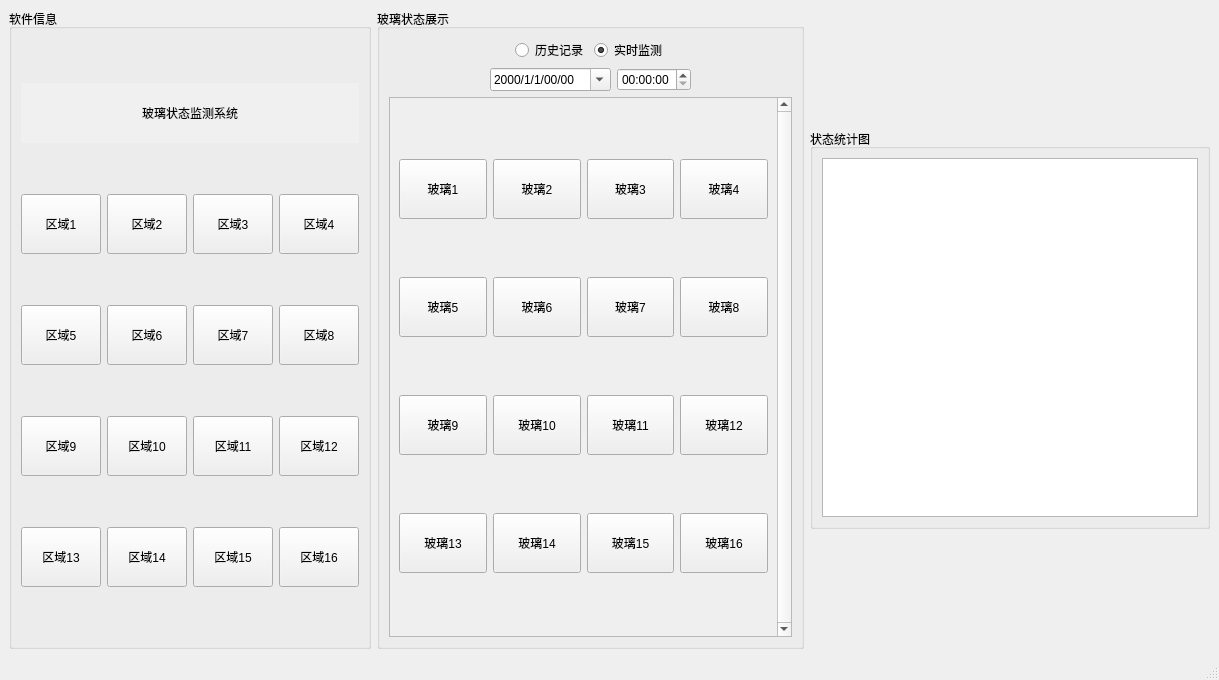
<?xml version="1.0" encoding="UTF-8"?>
<ui version="4.0">
 <class>MainWindow2</class>
 <widget class="QMainWindow" name="MainWindow2">
  <property name="geometry">
   <rect>
    <x>0</x>
    <y>0</y>
    <width>1219</width>
    <height>680</height>
   </rect>
  </property>
  <property name="minimumSize">
   <size>
    <width>1219</width>
    <height>680</height>
   </size>
  </property>
  <property name="windowTitle">
   <string>主界面</string>
  </property>
  <widget class="QWidget" name="centralwidget">
   <layout class="QHBoxLayout" name="horizontalLayout">
    <item>
     <layout class="QHBoxLayout" name="horizontalLayout_4">
      <item>
       <widget class="QGroupBox" name="groupBox_3">
        <property name="title">
         <string>软件信息</string>
        </property>
        <layout class="QVBoxLayout" name="verticalLayout_4">
         <item>
          <widget class="QPushButton" name="pushButton1_5">
           <property name="minimumSize">
            <size>
             <width>60</width>
             <height>60</height>
            </size>
           </property>
           <property name="styleSheet">
            <string notr="true">background-color: rgb(240,240,240);border:none;
font: 25pt &quot;Agency FB&quot;;</string>
           </property>
           <property name="text">
            <string>玻璃状态监测系统</string>
           </property>
           <property name="checkable">
            <bool>false</bool>
           </property>
           <property name="autoDefault">
            <bool>false</bool>
           </property>
          </widget>
         </item>
         <item>
          <layout class="QHBoxLayout" name="horizontalLayout_9">
           <item>
            <widget class="QPushButton" name="pushButton1_4">
             <property name="minimumSize">
              <size>
               <width>60</width>
               <height>60</height>
              </size>
             </property>
             <property name="text">
              <string>区域1</string>
             </property>
             <property name="autoDefault">
              <bool>false</bool>
             </property>
            </widget>
           </item>
           <item>
            <widget class="QPushButton" name="pushButton2_4">
             <property name="minimumSize">
              <size>
               <width>60</width>
               <height>60</height>
              </size>
             </property>
             <property name="text">
              <string>区域2</string>
             </property>
            </widget>
           </item>
           <item>
            <widget class="QPushButton" name="pushButton3_4">
             <property name="minimumSize">
              <size>
               <width>60</width>
               <height>60</height>
              </size>
             </property>
             <property name="text">
              <string>区域3</string>
             </property>
            </widget>
           </item>
           <item>
            <widget class="QPushButton" name="pushButton4_4">
             <property name="minimumSize">
              <size>
               <width>60</width>
               <height>60</height>
              </size>
             </property>
             <property name="text">
              <string>区域4</string>
             </property>
            </widget>
           </item>
          </layout>
         </item>
         <item>
          <layout class="QHBoxLayout" name="horizontalLayout_8">
           <item>
            <widget class="QPushButton" name="pushButton1_3">
             <property name="minimumSize">
              <size>
               <width>60</width>
               <height>60</height>
              </size>
             </property>
             <property name="text">
              <string>区域5</string>
             </property>
             <property name="autoDefault">
              <bool>false</bool>
             </property>
            </widget>
           </item>
           <item>
            <widget class="QPushButton" name="pushButton2_3">
             <property name="minimumSize">
              <size>
               <width>60</width>
               <height>60</height>
              </size>
             </property>
             <property name="text">
              <string>区域6</string>
             </property>
            </widget>
           </item>
           <item>
            <widget class="QPushButton" name="pushButton3_3">
             <property name="minimumSize">
              <size>
               <width>60</width>
               <height>60</height>
              </size>
             </property>
             <property name="text">
              <string>区域7</string>
             </property>
            </widget>
           </item>
           <item>
            <widget class="QPushButton" name="pushButton4_3">
             <property name="minimumSize">
              <size>
               <width>60</width>
               <height>60</height>
              </size>
             </property>
             <property name="text">
              <string>区域8</string>
             </property>
            </widget>
           </item>
          </layout>
         </item>
         <item>
          <layout class="QHBoxLayout" name="horizontalLayout_7">
           <item>
            <widget class="QPushButton" name="pushButton1_2">
             <property name="minimumSize">
              <size>
               <width>60</width>
               <height>60</height>
              </size>
             </property>
             <property name="text">
              <string>区域9</string>
             </property>
             <property name="autoDefault">
              <bool>false</bool>
             </property>
            </widget>
           </item>
           <item>
            <widget class="QPushButton" name="pushButton2_2">
             <property name="minimumSize">
              <size>
               <width>60</width>
               <height>60</height>
              </size>
             </property>
             <property name="text">
              <string>区域10</string>
             </property>
            </widget>
           </item>
           <item>
            <widget class="QPushButton" name="pushButton3_2">
             <property name="minimumSize">
              <size>
               <width>60</width>
               <height>60</height>
              </size>
             </property>
             <property name="text">
              <string>区域11</string>
             </property>
            </widget>
           </item>
           <item>
            <widget class="QPushButton" name="pushButton4_2">
             <property name="minimumSize">
              <size>
               <width>60</width>
               <height>60</height>
              </size>
             </property>
             <property name="text">
              <string>区域12</string>
             </property>
            </widget>
           </item>
          </layout>
         </item>
         <item>
          <layout class="QHBoxLayout" name="horizontalLayout_14">
           <item>
            <widget class="QPushButton" name="pushButton5_2">
             <property name="minimumSize">
              <size>
               <width>60</width>
               <height>60</height>
              </size>
             </property>
             <property name="text">
              <string>区域13</string>
             </property>
            </widget>
           </item>
           <item>
            <widget class="QPushButton" name="pushButton6_2">
             <property name="minimumSize">
              <size>
               <width>60</width>
               <height>60</height>
              </size>
             </property>
             <property name="text">
              <string>区域14</string>
             </property>
            </widget>
           </item>
           <item>
            <widget class="QPushButton" name="pushButton7_2">
             <property name="minimumSize">
              <size>
               <width>60</width>
               <height>60</height>
              </size>
             </property>
             <property name="text">
              <string>区域15</string>
             </property>
            </widget>
           </item>
           <item>
            <widget class="QPushButton" name="pushButton8_2">
             <property name="minimumSize">
              <size>
               <width>60</width>
               <height>60</height>
              </size>
             </property>
             <property name="text">
              <string>区域16</string>
             </property>
            </widget>
           </item>
          </layout>
         </item>
        </layout>
       </widget>
      </item>
      <item>
       <widget class="QGroupBox" name="groupBox">
        <property name="title">
         <string>玻璃状态展示</string>
        </property>
        <layout class="QVBoxLayout" name="verticalLayout_2">
         <item>
          <layout class="QHBoxLayout" name="horizontalLayout_3">
           <property name="leftMargin">
            <number>50</number>
           </property>
           <property name="rightMargin">
            <number>50</number>
           </property>
           <item>
            <spacer name="horizontalSpacer">
             <property name="orientation">
              <enum>Qt::Horizontal</enum>
             </property>
             <property name="sizeType">
              <enum>QSizePolicy::Expanding</enum>
             </property>
             <property name="sizeHint" stdset="0">
              <size>
               <width>40</width>
               <height>20</height>
              </size>
             </property>
            </spacer>
           </item>
           <item>
            <widget class="QRadioButton" name="radioButton_2">
             <property name="text">
              <string>历史记录</string>
             </property>
            </widget>
           </item>
           <item>
            <widget class="QRadioButton" name="radioButton">
             <property name="text">
              <string>实时监测</string>
             </property>
             <property name="checked">
              <bool>true</bool>
             </property>
             <property name="autoRepeat">
              <bool>false</bool>
             </property>
            </widget>
           </item>
           <item>
            <spacer name="horizontalSpacer_2">
             <property name="orientation">
              <enum>Qt::Horizontal</enum>
             </property>
             <property name="sizeHint" stdset="0">
              <size>
               <width>40</width>
               <height>20</height>
              </size>
             </property>
            </spacer>
           </item>
          </layout>
         </item>
         <item>
          <layout class="QHBoxLayout" name="horizontalLayout_2">
           <property name="leftMargin">
            <number>50</number>
           </property>
           <property name="rightMargin">
            <number>50</number>
           </property>
           <item>
            <spacer name="horizontalSpacer_3">
             <property name="orientation">
              <enum>Qt::Horizontal</enum>
             </property>
             <property name="sizeHint" stdset="0">
              <size>
               <width>40</width>
               <height>20</height>
              </size>
             </property>
            </spacer>
           </item>
           <item>
            <widget class="QDateEdit" name="dateEdit">
             <property name="displayFormat">
              <string>yyyy/M/d/HH/mm</string>
             </property>
             <property name="calendarPopup">
              <bool>true</bool>
             </property>
            </widget>
           </item>
           <item>
            <widget class="QTimeEdit" name="timeEdit">
             <property name="calendarPopup">
              <bool>false</bool>
             </property>
            </widget>
           </item>
           <item>
            <spacer name="horizontalSpacer_4">
             <property name="orientation">
              <enum>Qt::Horizontal</enum>
             </property>
             <property name="sizeHint" stdset="0">
              <size>
               <width>40</width>
               <height>20</height>
              </size>
             </property>
            </spacer>
           </item>
          </layout>
         </item>
         <item>
          <widget class="QScrollArea" name="scrollArea">
           <property name="minimumSize">
            <size>
             <width>403</width>
             <height>383</height>
            </size>
           </property>
           <property name="verticalScrollBarPolicy">
            <enum>Qt::ScrollBarAlwaysOn</enum>
           </property>
           <property name="widgetResizable">
            <bool>true</bool>
           </property>
           <widget class="QWidget" name="scrollAreaWidgetContents">
            <property name="geometry">
             <rect>
              <x>0</x>
              <y>0</y>
              <width>404</width>
              <height>505</height>
             </rect>
            </property>
            <layout class="QVBoxLayout" name="verticalLayout_3">
             <item>
              <layout class="QHBoxLayout" name="horizontalLayout_6">
               <item>
                <widget class="QPushButton" name="pushButton1">
                 <property name="minimumSize">
                  <size>
                   <width>60</width>
                   <height>60</height>
                  </size>
                 </property>
                 <property name="text">
                  <string>玻璃1</string>
                 </property>
                 <property name="autoDefault">
                  <bool>false</bool>
                 </property>
                </widget>
               </item>
               <item>
                <widget class="QPushButton" name="pushButton2">
                 <property name="minimumSize">
                  <size>
                   <width>60</width>
                   <height>60</height>
                  </size>
                 </property>
                 <property name="text">
                  <string>玻璃2</string>
                 </property>
                </widget>
               </item>
               <item>
                <widget class="QPushButton" name="pushButton3">
                 <property name="minimumSize">
                  <size>
                   <width>60</width>
                   <height>60</height>
                  </size>
                 </property>
                 <property name="text">
                  <string>玻璃3</string>
                 </property>
                </widget>
               </item>
               <item>
                <widget class="QPushButton" name="pushButton4">
                 <property name="minimumSize">
                  <size>
                   <width>60</width>
                   <height>60</height>
                  </size>
                 </property>
                 <property name="text">
                  <string>玻璃4</string>
                 </property>
                </widget>
               </item>
              </layout>
             </item>
             <item>
              <layout class="QHBoxLayout" name="horizontalLayout_13">
               <item>
                <widget class="QPushButton" name="pushButton5">
                 <property name="minimumSize">
                  <size>
                   <width>60</width>
                   <height>60</height>
                  </size>
                 </property>
                 <property name="text">
                  <string>玻璃5</string>
                 </property>
                </widget>
               </item>
               <item>
                <widget class="QPushButton" name="pushButton6">
                 <property name="minimumSize">
                  <size>
                   <width>60</width>
                   <height>60</height>
                  </size>
                 </property>
                 <property name="text">
                  <string>玻璃6</string>
                 </property>
                </widget>
               </item>
               <item>
                <widget class="QPushButton" name="pushButton7">
                 <property name="minimumSize">
                  <size>
                   <width>60</width>
                   <height>60</height>
                  </size>
                 </property>
                 <property name="text">
                  <string>玻璃7</string>
                 </property>
                </widget>
               </item>
               <item>
                <widget class="QPushButton" name="pushButton8">
                 <property name="minimumSize">
                  <size>
                   <width>60</width>
                   <height>60</height>
                  </size>
                 </property>
                 <property name="text">
                  <string>玻璃8</string>
                 </property>
                </widget>
               </item>
              </layout>
             </item>
             <item>
              <layout class="QHBoxLayout" name="horizontalLayout_10">
               <item>
                <widget class="QPushButton" name="pushButton9">
                 <property name="minimumSize">
                  <size>
                   <width>60</width>
                   <height>60</height>
                  </size>
                 </property>
                 <property name="text">
                  <string>玻璃9</string>
                 </property>
                </widget>
               </item>
               <item>
                <widget class="QPushButton" name="pushButton10">
                 <property name="minimumSize">
                  <size>
                   <width>60</width>
                   <height>60</height>
                  </size>
                 </property>
                 <property name="text">
                  <string>玻璃10</string>
                 </property>
                </widget>
               </item>
               <item>
                <widget class="QPushButton" name="pushButton11">
                 <property name="minimumSize">
                  <size>
                   <width>60</width>
                   <height>60</height>
                  </size>
                 </property>
                 <property name="text">
                  <string>玻璃11</string>
                 </property>
                </widget>
               </item>
               <item>
                <widget class="QPushButton" name="pushButton12">
                 <property name="minimumSize">
                  <size>
                   <width>60</width>
                   <height>60</height>
                  </size>
                 </property>
                 <property name="text">
                  <string>玻璃12</string>
                 </property>
                </widget>
               </item>
              </layout>
             </item>
             <item>
              <layout class="QHBoxLayout" name="horizontalLayout_12">
               <item>
                <widget class="QPushButton" name="pushButton13">
                 <property name="minimumSize">
                  <size>
                   <width>60</width>
                   <height>60</height>
                  </size>
                 </property>
                 <property name="text">
                  <string>玻璃13</string>
                 </property>
                </widget>
               </item>
               <item>
                <widget class="QPushButton" name="pushButton14">
                 <property name="minimumSize">
                  <size>
                   <width>60</width>
                   <height>60</height>
                  </size>
                 </property>
                 <property name="text">
                  <string>玻璃14</string>
                 </property>
                </widget>
               </item>
               <item>
                <widget class="QPushButton" name="pushButton15">
                 <property name="minimumSize">
                  <size>
                   <width>60</width>
                   <height>60</height>
                  </size>
                 </property>
                 <property name="text">
                  <string>玻璃15</string>
                 </property>
                </widget>
               </item>
               <item>
                <widget class="QPushButton" name="pushButton16">
                 <property name="minimumSize">
                  <size>
                   <width>60</width>
                   <height>60</height>
                  </size>
                 </property>
                 <property name="text">
                  <string>玻璃16</string>
                 </property>
                </widget>
               </item>
              </layout>
             </item>
            </layout>
           </widget>
          </widget>
         </item>
        </layout>
       </widget>
      </item>
      <item>
       <widget class="QGroupBox" name="groupBox_2">
        <property name="maximumSize">
         <size>
          <width>400</width>
          <height>400</height>
         </size>
        </property>
        <property name="title">
         <string>状态统计图</string>
        </property>
        <layout class="QHBoxLayout" name="horizontalLayout_5">
         <item>
          <widget class="QGraphicsView" name="graphicsView">
           <property name="minimumSize">
            <size>
             <width>300</width>
             <height>200</height>
            </size>
           </property>
           <property name="maximumSize">
            <size>
             <width>400</width>
             <height>400</height>
            </size>
           </property>
          </widget>
         </item>
        </layout>
       </widget>
      </item>
     </layout>
    </item>
   </layout>
  </widget>
  <widget class="QMenuBar" name="menubar">
   <property name="geometry">
    <rect>
     <x>0</x>
     <y>0</y>
     <width>1219</width>
     <height>26</height>
    </rect>
   </property>
  </widget>
  <widget class="QStatusBar" name="statusbar"/>
 </widget>
 <resources/>
 <connections/>
</ui>
